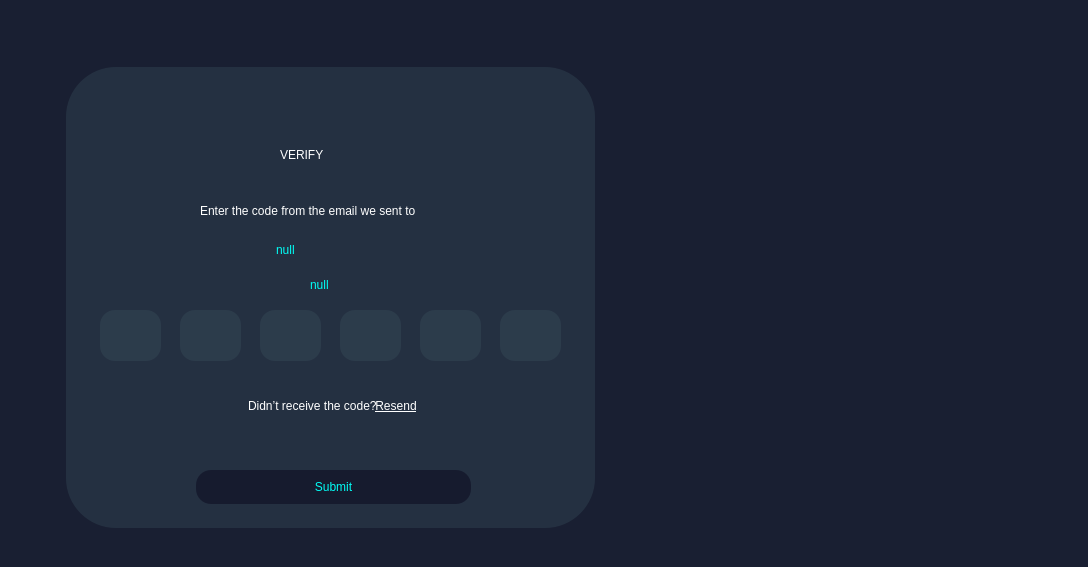
<?xml version="1.0" encoding="UTF-8"?>
<ui version="4.0">
 <class>otp</class>
 <widget class="QDialog" name="otp">
  <property name="geometry">
   <rect>
    <x>0</x>
    <y>0</y>
    <width>1088</width>
    <height>567</height>
   </rect>
  </property>
  <property name="windowTitle">
   <string>WardenFort</string>
  </property>
  <property name="windowIcon">
   <iconset resource="wardenfort.qrc">
    <normaloff>:/wardenfort/systemlogo.png</normaloff>:/wardenfort/systemlogo.png</iconset>
  </property>
  <property name="styleSheet">
   <string notr="true">background-color: rgb(25, 31, 50);
</string>
  </property>
  <widget class="QLabel" name="enter_text">
   <property name="geometry">
    <rect>
     <x>200</x>
     <y>190</y>
     <width>291</width>
     <height>41</height>
    </rect>
   </property>
   <property name="styleSheet">
    <string notr="true">background-color: rgba(255, 255, 255, 0);
font: 11pt &quot;Segoe UI&quot;;
color: rgb(255, 255, 255);</string>
   </property>
   <property name="text">
    <string>Enter the code from the email we sent to</string>
   </property>
  </widget>
  <widget class="QLabel" name="wardenfort">
   <property name="geometry">
    <rect>
     <x>224</x>
     <y>80</y>
     <width>191</width>
     <height>51</height>
    </rect>
   </property>
   <property name="styleSheet">
    <string notr="true">background-color: rgba(255, 255, 255, 0);</string>
   </property>
   <property name="text">
    <string/>
   </property>
   <property name="pixmap">
    <pixmap>C:/Users/admin/Downloads/wardenfort_word (1).png</pixmap>
   </property>
  </widget>
  <widget class="QWidget" name="widget" native="true">
   <property name="geometry">
    <rect>
     <x>66</x>
     <y>67</y>
     <width>529</width>
     <height>461</height>
    </rect>
   </property>
   <property name="acceptDrops">
    <bool>false</bool>
   </property>
   <property name="styleSheet">
    <string notr="true">background-color: rgba(44, 60, 75, 0.6); 
border-radius: 50px;</string>
   </property>
   <widget class="QLabel" name="email_show">
    <property name="geometry">
     <rect>
      <x>210</x>
      <y>152</y>
      <width>161</width>
      <height>61</height>
     </rect>
    </property>
    <property name="styleSheet">
     <string notr="true">color: rgb(1, 253, 245);
background-color: rgba(255, 255, 255, 0);
font: 700 9pt &quot;Segoe UI&quot;;</string>
    </property>
    <property name="text">
     <string>null</string>
    </property>
   </widget>
   <widget class="QPushButton" name="resendButton">
    <property name="geometry">
     <rect>
      <x>290</x>
      <y>327</y>
      <width>80</width>
      <height>24</height>
     </rect>
    </property>
    <property name="styleSheet">
     <string notr="true">background-color: rgba(255, 255, 255, 0);
color: rgb(255, 255, 255);
text-decoration: underline;
font: 9pt &quot;Segoe UI&quot;;</string>
    </property>
    <property name="text">
     <string>Resend</string>
    </property>
   </widget>
  </widget>
  <widget class="QLabel" name="timer">
   <property name="geometry">
    <rect>
     <x>310</x>
     <y>239</y>
     <width>51</width>
     <height>91</height>
    </rect>
   </property>
   <property name="styleSheet">
    <string notr="true">background-color: rgba(255, 255, 255, 0);
font: 700 12pt &quot;Segoe UI&quot;;
color: rgb(1, 253, 245);
</string>
   </property>
   <property name="text">
    <string>null</string>
   </property>
  </widget>
  <widget class="QLabel" name="code_text">
   <property name="geometry">
    <rect>
     <x>248</x>
     <y>360</y>
     <width>131</width>
     <height>91</height>
    </rect>
   </property>
   <property name="styleSheet">
    <string notr="true">background-color: rgba(255, 255, 255, 0);
font: 9pt &quot;Segoe UI&quot;;
color: rgb(255, 255, 255);</string>
   </property>
   <property name="text">
    <string>Didn’t receive the code? </string>
   </property>
  </widget>
  <widget class="QPushButton" name="submitButton">
   <property name="geometry">
    <rect>
     <x>196</x>
     <y>470</y>
     <width>275</width>
     <height>34</height>
    </rect>
   </property>
   <property name="minimumSize">
    <size>
     <width>275</width>
     <height>34</height>
    </size>
   </property>
   <property name="maximumSize">
    <size>
     <width>275</width>
     <height>34</height>
    </size>
   </property>
   <property name="styleSheet">
    <string notr="true">QPushButton {
border-radius: 15px; 
background-color: rgb(22, 27, 46);
color: rgb(1,253,245);
}
QPushButton:hover {
}
QPushButton:pressed {
background-color: rgb(24, 40, 55); /* Adjust pressed color if needed */
}</string>
   </property>
   <property name="text">
    <string>Submit</string>
   </property>
  </widget>
  <widget class="QLabel" name="cyber_bg">
   <property name="geometry">
    <rect>
     <x>600</x>
     <y>150</y>
     <width>421</width>
     <height>331</height>
    </rect>
   </property>
   <property name="cursor">
    <cursorShape>ArrowCursor</cursorShape>
   </property>
   <property name="styleSheet">
    <string notr="true">background-color: rgba(255, 255, 255, 0);</string>
   </property>
   <property name="text">
    <string/>
   </property>
   <property name="pixmap">
    <pixmap resource="wardenfort.qrc">:/wardenfort/cyber (1).png</pixmap>
   </property>
  </widget>
  <widget class="QLabel" name="verify_text">
   <property name="geometry">
    <rect>
     <x>280</x>
     <y>130</y>
     <width>90</width>
     <height>50</height>
    </rect>
   </property>
   <property name="styleSheet">
    <string notr="true">font: 700 20pt &quot;Segoe UI&quot;;
background-color: rgba(255, 255, 255, 0);
color: rgb(255, 255, 255);</string>
   </property>
   <property name="text">
    <string>VERIFY</string>
   </property>
  </widget>
  <widget class="QTextEdit" name="text1">
   <property name="geometry">
    <rect>
     <x>100</x>
     <y>310</y>
     <width>61</width>
     <height>51</height>
    </rect>
   </property>
   <property name="sizePolicy">
    <sizepolicy hsizetype="Fixed" vsizetype="Fixed">
     <horstretch>0</horstretch>
     <verstretch>0</verstretch>
    </sizepolicy>
   </property>
   <property name="cursor" stdset="0">
    <cursorShape>IBeamCursor</cursorShape>
   </property>
   <property name="mouseTracking">
    <bool>false</bool>
   </property>
   <property name="focusPolicy">
    <enum>Qt::StrongFocus</enum>
   </property>
   <property name="styleSheet">
    <string notr="true">QTextEdit {
border-radius: 15px; 
background-color: rgb(44, 60, 75);
color: rgb(1, 253, 245);
	font: 700 18pt &quot;Segoe UI&quot;;
    padding-left: 20px; padding-top: 6px;
}
</string>
   </property>
   <property name="inputMethodHints">
    <set>Qt::ImhDigitsOnly|Qt::ImhSensitiveData</set>
   </property>
   <property name="frameShape">
    <enum>QFrame::Box</enum>
   </property>
   <property name="verticalScrollBarPolicy">
    <enum>Qt::ScrollBarAlwaysOff</enum>
   </property>
   <property name="horizontalScrollBarPolicy">
    <enum>Qt::ScrollBarAlwaysOff</enum>
   </property>
   <property name="undoRedoEnabled">
    <bool>true</bool>
   </property>
  </widget>
  <widget class="QTextEdit" name="text2">
   <property name="geometry">
    <rect>
     <x>180</x>
     <y>310</y>
     <width>61</width>
     <height>51</height>
    </rect>
   </property>
   <property name="sizePolicy">
    <sizepolicy hsizetype="Fixed" vsizetype="Fixed">
     <horstretch>0</horstretch>
     <verstretch>0</verstretch>
    </sizepolicy>
   </property>
   <property name="cursor" stdset="0">
    <cursorShape>IBeamCursor</cursorShape>
   </property>
   <property name="mouseTracking">
    <bool>false</bool>
   </property>
   <property name="focusPolicy">
    <enum>Qt::StrongFocus</enum>
   </property>
   <property name="styleSheet">
    <string notr="true">QTextEdit {
border-radius: 15px; 
background-color: rgb(44, 60, 75);
color: rgb(1, 253, 245);
	font: 700 18pt &quot;Segoe UI&quot;;
    padding-left: 20px; padding-top: 6px;
}
</string>
   </property>
   <property name="inputMethodHints">
    <set>Qt::ImhDigitsOnly|Qt::ImhSensitiveData</set>
   </property>
   <property name="frameShape">
    <enum>QFrame::Box</enum>
   </property>
   <property name="verticalScrollBarPolicy">
    <enum>Qt::ScrollBarAlwaysOff</enum>
   </property>
   <property name="horizontalScrollBarPolicy">
    <enum>Qt::ScrollBarAlwaysOff</enum>
   </property>
  </widget>
  <widget class="QTextEdit" name="text3">
   <property name="geometry">
    <rect>
     <x>260</x>
     <y>310</y>
     <width>61</width>
     <height>51</height>
    </rect>
   </property>
   <property name="sizePolicy">
    <sizepolicy hsizetype="Fixed" vsizetype="Fixed">
     <horstretch>0</horstretch>
     <verstretch>0</verstretch>
    </sizepolicy>
   </property>
   <property name="cursor" stdset="0">
    <cursorShape>IBeamCursor</cursorShape>
   </property>
   <property name="focusPolicy">
    <enum>Qt::StrongFocus</enum>
   </property>
   <property name="styleSheet">
    <string notr="true">QTextEdit {
border-radius: 15px; 
background-color: rgb(44, 60, 75);
color: rgb(1, 253, 245);
	font: 700 18pt &quot;Segoe UI&quot;;
    padding-left: 20px; padding-top: 6px;
}
</string>
   </property>
   <property name="inputMethodHints">
    <set>Qt::ImhDigitsOnly</set>
   </property>
   <property name="frameShape">
    <enum>QFrame::Box</enum>
   </property>
   <property name="verticalScrollBarPolicy">
    <enum>Qt::ScrollBarAlwaysOff</enum>
   </property>
   <property name="horizontalScrollBarPolicy">
    <enum>Qt::ScrollBarAlwaysOff</enum>
   </property>
  </widget>
  <widget class="QTextEdit" name="text5">
   <property name="geometry">
    <rect>
     <x>420</x>
     <y>310</y>
     <width>61</width>
     <height>51</height>
    </rect>
   </property>
   <property name="sizePolicy">
    <sizepolicy hsizetype="Fixed" vsizetype="Fixed">
     <horstretch>0</horstretch>
     <verstretch>0</verstretch>
    </sizepolicy>
   </property>
   <property name="cursor" stdset="0">
    <cursorShape>IBeamCursor</cursorShape>
   </property>
   <property name="focusPolicy">
    <enum>Qt::StrongFocus</enum>
   </property>
   <property name="styleSheet">
    <string notr="true">QTextEdit {
border-radius: 15px; 
background-color: rgb(44, 60, 75);
color: rgb(1, 253, 245);
	font: 700 18pt &quot;Segoe UI&quot;;
    padding-left: 20px; padding-top: 6px;
}
</string>
   </property>
   <property name="inputMethodHints">
    <set>Qt::ImhDigitsOnly</set>
   </property>
   <property name="frameShape">
    <enum>QFrame::Box</enum>
   </property>
   <property name="verticalScrollBarPolicy">
    <enum>Qt::ScrollBarAlwaysOff</enum>
   </property>
   <property name="horizontalScrollBarPolicy">
    <enum>Qt::ScrollBarAlwaysOff</enum>
   </property>
  </widget>
  <widget class="QTextEdit" name="text6">
   <property name="geometry">
    <rect>
     <x>500</x>
     <y>310</y>
     <width>61</width>
     <height>51</height>
    </rect>
   </property>
   <property name="sizePolicy">
    <sizepolicy hsizetype="Fixed" vsizetype="Fixed">
     <horstretch>0</horstretch>
     <verstretch>0</verstretch>
    </sizepolicy>
   </property>
   <property name="cursor" stdset="0">
    <cursorShape>IBeamCursor</cursorShape>
   </property>
   <property name="focusPolicy">
    <enum>Qt::StrongFocus</enum>
   </property>
   <property name="autoFillBackground">
    <bool>false</bool>
   </property>
   <property name="styleSheet">
    <string notr="true">QTextEdit {
border-radius: 15px; 
background-color: rgb(44, 60, 75);
color: rgb(1, 253, 245);
	font: 700 18pt &quot;Segoe UI&quot;;
    padding-left: 20px; padding-top: 6px;
}
</string>
   </property>
   <property name="inputMethodHints">
    <set>Qt::ImhDigitsOnly</set>
   </property>
   <property name="frameShape">
    <enum>QFrame::Box</enum>
   </property>
   <property name="verticalScrollBarPolicy">
    <enum>Qt::ScrollBarAlwaysOff</enum>
   </property>
   <property name="horizontalScrollBarPolicy">
    <enum>Qt::ScrollBarAlwaysOff</enum>
   </property>
  </widget>
  <widget class="QTextEdit" name="text4">
   <property name="geometry">
    <rect>
     <x>340</x>
     <y>310</y>
     <width>61</width>
     <height>51</height>
    </rect>
   </property>
   <property name="sizePolicy">
    <sizepolicy hsizetype="Fixed" vsizetype="Fixed">
     <horstretch>0</horstretch>
     <verstretch>0</verstretch>
    </sizepolicy>
   </property>
   <property name="cursor" stdset="0">
    <cursorShape>IBeamCursor</cursorShape>
   </property>
   <property name="focusPolicy">
    <enum>Qt::StrongFocus</enum>
   </property>
   <property name="styleSheet">
    <string notr="true">QTextEdit {
border-radius: 15px; 
background-color: rgb(44, 60, 75);
color: rgb(1, 253, 245);
	font: 700 18pt &quot;Segoe UI&quot;;
    padding-left: 20px; padding-top: 6px;
}
</string>
   </property>
   <property name="inputMethodHints">
    <set>Qt::ImhDigitsOnly</set>
   </property>
   <property name="frameShape">
    <enum>QFrame::Box</enum>
   </property>
   <property name="verticalScrollBarPolicy">
    <enum>Qt::ScrollBarAlwaysOff</enum>
   </property>
   <property name="horizontalScrollBarPolicy">
    <enum>Qt::ScrollBarAlwaysOff</enum>
   </property>
  </widget>
  <zorder>cyber_bg</zorder>
  <zorder>widget</zorder>
  <zorder>submitButton</zorder>
  <zorder>enter_text</zorder>
  <zorder>verify_text</zorder>
  <zorder>wardenfort</zorder>
  <zorder>code_text</zorder>
  <zorder>timer</zorder>
  <zorder>text1</zorder>
  <zorder>text2</zorder>
  <zorder>text3</zorder>
  <zorder>text5</zorder>
  <zorder>text6</zorder>
  <zorder>text4</zorder>
 </widget>
 <resources>
  <include location="wardenfort.qrc"/>
 </resources>
 <connections/>
</ui>
